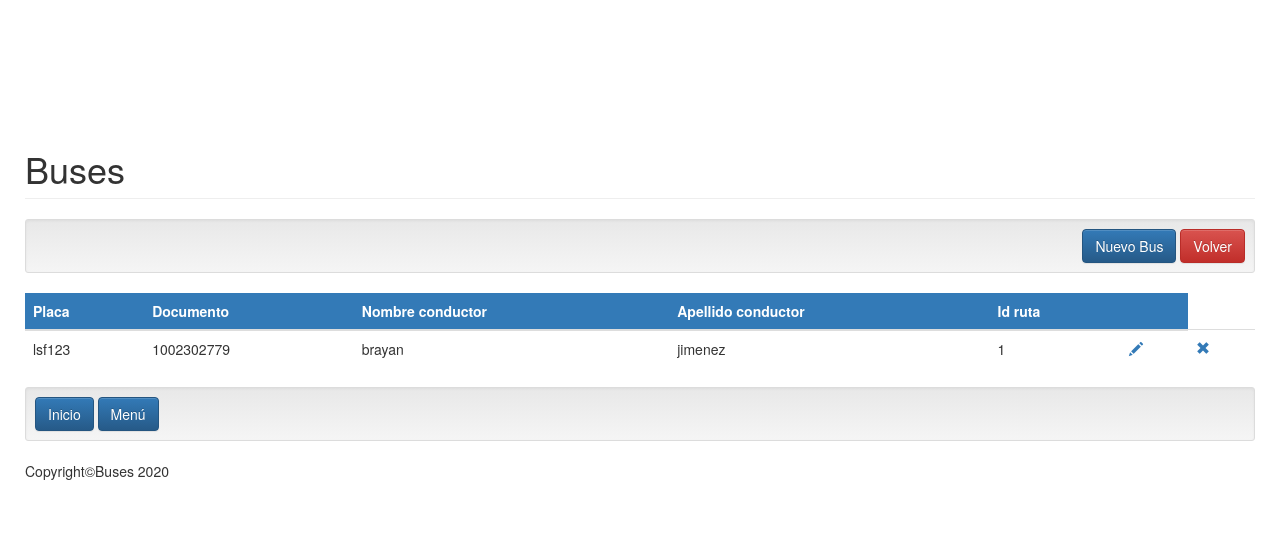
The app's page /index.php?c=buses with its own data.
### tables this page shows
CREATE TABLE `buses` (
  `placa` varchar(6) NOT NULL,
  `documento` varchar(10) NOT NULL,
  `nombre_conductor` varchar(15) NOT NULL,
  `apellido_conductor` varchar(15) NOT NULL,
  `id_ruta` int(11) NOT NULL
);

### controller/buses.controller.php (called while the page is built, shortened)
<?php
require_once 'model/buses.php';
class BusesController{
    public function __CONSTRUCT(){
        $this->model = new Buses();
    }
    public function Index(){
        require_once 'view/Buses/header_1.php';
        require_once 'view/Buses/buses.php';
        require_once 'view/footer.php';
    }
}
?>

### model/database.php (called while the page is built, shortened)
<?php
class Database
{
    public static function StartUp()
    {
        $pdo = new PDO('mysql:host=localhost;dbname=trasporte;charset=utf8','root','');
        $pdo->setAttribute(PDO::ATTR_ERRMODE, PDO::ERRMODE_EXCEPTION);
        return $pdo;
    }
}

### model/buses.php (called while the page is built, shortened)
<?php
class Buses
{
    private $pdo;
   public function __CONSTRUCT()
    {
        try
        {
            $this->pdo = Database::StartUp();
        }
        catch(Exception $e)
        {
            die($e->getMessage());
        }
    }
    public function Listar()
    {
        try
        {
            $stm = $this->pdo->prepare("SELECT * FROM buses");
            $stm->execute();
            return $stm->fetchAll(PDO::FETCH_OBJ);
        }
        catch(Exception $e)
        {
            die($e->getMessage());
        }
    }
}

### view/Buses/buses.php (the view)
<h1 class="page-header">Buses</h1>
<div class="well well-sm text-right">
    <a class="btn btn-primary" href="?c=buses&a=Nuevo">Nuevo Bus</a>
    <a class="btn btn-danger" href="menu.php">Volver</a>
</div>
<table class="table table-hover ">
    <thead class="bg bg-primary">
        <tr>
            <th >Placa</th>
            <th>Documento</th>
            <th >Nombre conductor</th>
            <th>Apellido conductor</th>
            <th>Id ruta</th>
            <th></th>
        </tr>
    </thead>
    <tbody>
    <?php foreach($this->model->Listar() as $r): ?>
        <tr>
            <td><?php echo $r->placa; ?></td>
            <td><?php echo $r->documento; ?></td>
            <td><?php echo $r->nombre_conductor; ?></td>
            <td><?php echo $r->apellido_conductor; ?></td>
             <td><?php echo $r->id_ruta; ?></td>
            <td>
                <a href="?c=buses&a=Crud&placa=<?php echo $r->placa; ?>"><span class="glyphicon glyphicon-pencil" aria-hidden="true"></span></a>
            </td>
            <td>
                <a onclick="javascript:return confirm('¿Seguro de eliminar este registro?');" href="?c=buses&a=Eliminar&placa=<?php echo $r->placa; ?>"><span class="glyphicon glyphicon-remove" aria-hidden="true"></span></a>
            </td>
        </tr>
    <?php endforeach; ?>
    </tbody>
</table>
<div class="well well-sm text-left">
    <a class="btn btn-primary" href="principal.html">Inicio</a>
    <a class="btn btn-primary" href="menu.php">Menú</a>
</div>

### librerias/css/style.css (style rules this page uses)
body { padding-top:5%; background-image: url("../../img/imagen.jpg"); }

### records on screen
buses: placa "lsf123", documento "1002302779", nombre_conductor "brayan", apellido_conductor "jimenez", id_ruta "1"
